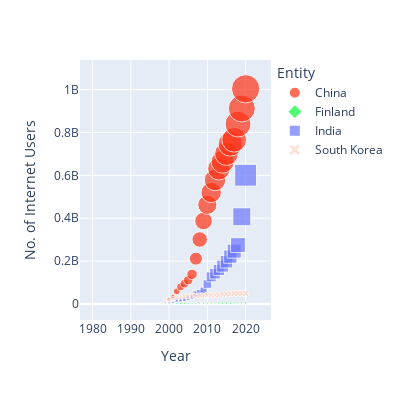

Here is the notebook cell this chart was saved with:
### Code cell
color = px.colors.qualitative.Light24
px.scatter(data_frame=df_country, x='Year', y='No. of Internet Users',
           width=400, height=400, color='Entity', color_discrete_sequence=color,
           symbol='Entity', size='No. of Internet Users')
